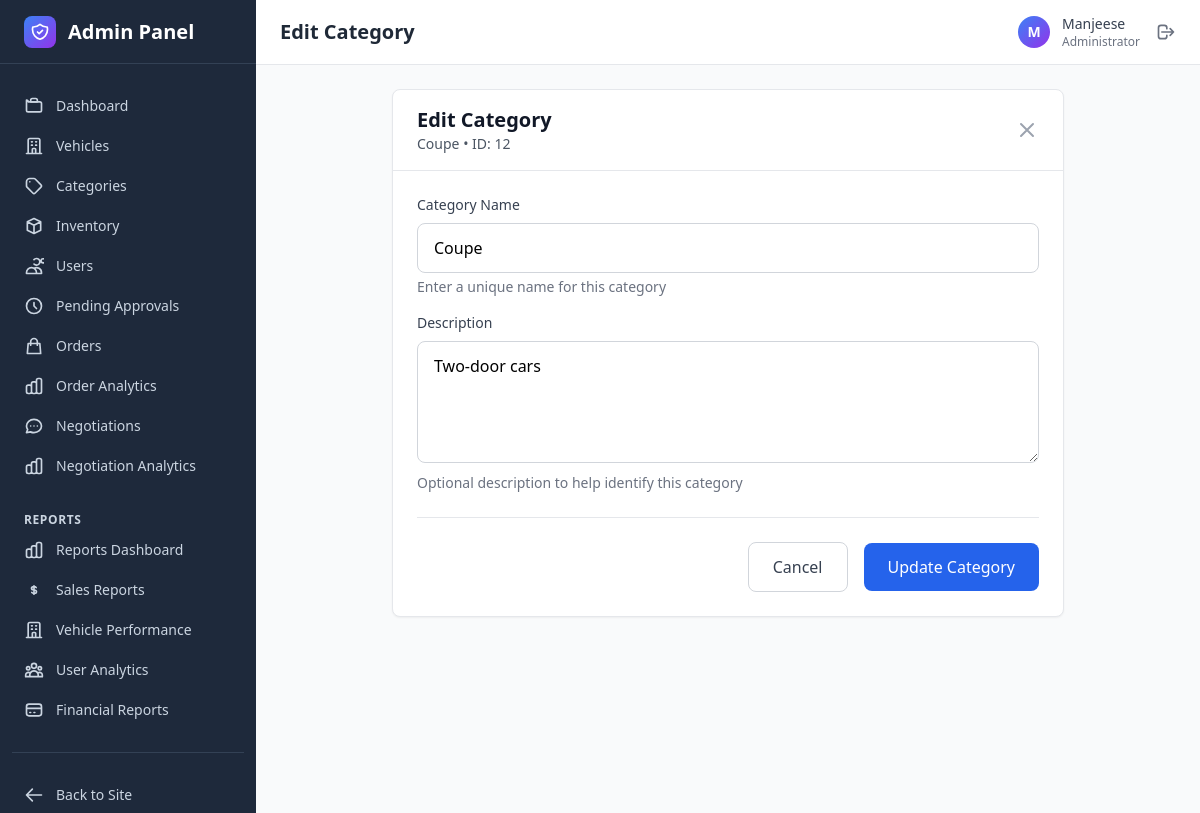
/admin/categories/12/edit (signed in), run on the app's committed database.
### app/models.py (models this page shows, shortened)
class User(UserMixin, db.Model):
    id = db.Column(db.Integer, primary_key=True)
    name = db.Column(db.String(80), nullable=False)
    email = db.Column(db.String(80), unique=True, nullable=False)
    password = db.Column(db.String(80), nullable=False)
    role = db.Column(db.Integer, nullable=False)  # 1 for admin, 2 for User
    created_at = db.Column(db.DateTime, default=datetime.utcnow)
    updated_at = db.Column(db.DateTime, default=datetime.utcnow, onupdate=datetime.utcnow)

class Category(db.Model):
    id = db.Column(db.Integer, primary_key=True)
    name = db.Column(db.String(80), nullable=False)
    description = db.Column(db.String(300), nullable=False)

### app/admin.py (the view, shortened to what this page needs)
@admin_bp.route('/categories/<int:category_id>/edit', methods=['GET', 'POST'])
@login_required
@admin_required
def edit_category(category_id):
    category = Category.query.get_or_404(category_id)
    return render_template('admin/categories/edit.html', category=category)

### app/templates/admin/categories/edit.html (shortened to what this page needs)
{% extends "admin/layout.html" %}
{% block page_title %}Edit Category{% endblock %}
{% block content %}
<div class="max-w-2xl mx-auto">
    <div class="bg-white shadow-sm rounded-lg border border-gray-200">
        <div class="px-6 py-4 border-b border-gray-200">
            <div class="flex items-center justify-between">
                <div>
                    <h1 class="text-xl font-semibold text-gray-900">Edit Category</h1>
                    <p class="text-sm text-gray-600">{{ category.name }} • ID: {{ category.id }}</p>
                </div>
                <div class="flex space-x-2">
                    <a href="{{ url_for('admin.categories') }}" class="text-gray-400 hover:text-gray-600">
                        <svg class="w-6 h-6" fill="none" stroke="currentColor" viewBox="0 0 24 24">
                            <path stroke-linecap="round" stroke-linejoin="round" stroke-width="2" d="M6 18L18 6M6 6l12 12"></path>
                        </svg>
                    </a>
                </div>
            </div>
        </div>
        <form method="POST" class="p-6 space-y-6">
            <div class="space-y-4">
                <div>
                    <label for="name" class="block text-sm font-medium text-gray-700 mb-2">Category Name</label>
                    <input type="text" name="name" id="name" required value="{{ category.name }}"
                           placeholder="e.g., Luxury Cars, SUVs, Sports Cars"
                           class="w-full px-4 py-3 border border-gray-300 rounded-lg focus:ring-2 focus:ring-blue-500 focus:border-transparent">
                    <p class="mt-1 text-sm text-gray-500">Enter a unique name for this category</p>
                </div>
                <div>
                    <label for="description" class="block text-sm font-medium text-gray-700 mb-2">Description</label>
                    <textarea name="description" id="description" rows="4"
                              placeholder="Describe what types of vehicles belong to this category..."
                              class="w-full px-4 py-3 border border-gray-300 rounded-lg focus:ring-2 focus:ring-blue-500 focus:border-transparent">{{ category.description or '' }}</textarea>
                    <p class="mt-1 text-sm text-gray-500">Optional description to help identify this category</p>
                </div>
            </div>
            <div class="flex items-center justify-end space-x-4 pt-6 border-t border-gray-200">
                <a href="{{ url_for('admin.categories') }}" class="px-6 py-3 border border-gray-300 rounded-lg text-gray-700 hover:bg-gray-50 transition-colors duration-200">
                    Cancel
                </a>
                <button type="submit" class="px-6 py-3 bg-blue-600 text-white rounded-lg hover:bg-blue-700 transition-colors duration-200">
                    Update Category
                </button>
            </div>
        </form>
    </div>
</div>
{% endblock %}

### app/templates/admin/layout.html (shortened to what this page needs)
<!DOCTYPE html>
<html lang="en">
<head>
    <script src="https://cdn.tailwindcss.com"></script>
</head>
<body class="bg-gray-50 min-h-screen">
    <div class="flex h-screen">
        <div id="sidebar" class="bg-admin-800 text-white w-64 sidebar-transition transform -translate-x-full lg:translate-x-0 fixed lg:static inset-y-0 left-0 z-50">
            <div class="flex items-center justify-between h-16 px-6 border-b border-admin-700">
                <div class="flex items-center space-x-3">
                    <div class="w-8 h-8 bg-gradient-to-br from-blue-500 to-purple-600 rounded-lg flex items-center justify-center">
                    </div>
                    <h1 class="text-xl font-bold">Admin Panel</h1>
                </div>
            </div>
            <nav class="mt-6 px-3">
                <div class="space-y-1">
                    <a href="{{ url_for('admin.dashboard') }}" class="group flex items-center px-3 py-2 text-sm font-medium rounded-lg transition-colors duration-200 {% if request.endpoint == 'admin.dashboard' %}bg-admin-700 text-white{% else %}text-admin-300 hover:bg-admin-700 hover:text-white{% endif %}">
                        Dashboard
                    </a>
                    <a href="{{ url_for('admin.vehicles') }}" class="group flex items-center px-3 py-2 text-sm font-medium rounded-lg transition-colors duration-200 {% if request.endpoint == 'admin.vehicles' %}bg-admin-700 text-white{% else %}text-admin-300 hover:bg-admin-700 hover:text-white{% endif %}">
                        <svg class="mr-3 h-5 w-5" fill="none" stroke="currentColor" viewBox="0 0 24 24">
                            <path stroke-linecap="round" stroke-linejoin="round" stroke-width="2" d="M19 21V5a2 2 0 00-2-2H7a2 2 0 00-2 2v16m14 0h2m-2 0h-5m-9 0H3m2 0h5M9 7h1m-1 4h1m4-4h1m-1 4h1m-5 10v-5a1 1 0 011-1h2a1 1 0 011 1v5m-4 0h4"></path>
                        </svg>
                        Vehicles
                    </a>
                    <a href="{{ url_for('admin.categories') }}" class="group flex items-center px-3 py-2 text-sm font-medium rounded-lg transition-colors duration-200 {% if request.endpoint == 'admin.categories' %}bg-admin-700 text-white{% else %}text-admin-300 hover:bg-admin-700 hover:text-white{% endif %}">
                        <svg class="mr-3 h-5 w-5" fill="none" stroke="currentColor" viewBox="0 0 24 24">
                            <path stroke-linecap="round" stroke-linejoin="round" stroke-width="2" d="M7 7h.01M7 3h5c.512 0 1.024.195 1.414.586l7 7a2 2 0 010 2.828l-7 7a2 2 0 01-2.828 0l-7-7A1.994 1.994 0 013 12V7a4 4 0 014-4z"></path>
                        </svg>
                        Categories
                    </a>
                    <a href="{{ url_for('admin.inventory') }}" class="group flex items-center px-3 py-2 text-sm font-medium rounded-lg transition-colors duration-200 {% if request.endpoint in ['admin.inventory', 'admin.inventory_reports'] %}bg-admin-700 text-white{% else %}text-admin-300 hover:bg-admin-700 hover:text-white{% endif %}">
                        <svg class="mr-3 h-5 w-5" fill="none" stroke="currentColor" viewBox="0 0 24 24">
                            <path stroke-linecap="round" stroke-linejoin="round" stroke-width="2" d="M20 7l-8-4-8 4m16 0l-8 4m8-4v10l-8 4m0-10L4 7m8 4v10M4 7v10l8 4"></path>
                        </svg>
                        Inventory
                    </a>
                    <a href="{{ url_for('admin.users') }}" class="group flex items-center px-3 py-2 text-sm font-medium rounded-lg transition-colors duration-200 {% if request.endpoint in ['admin.users', 'admin.view_user', 'admin.edit_user'] %}bg-admin-700 text-white{% else %}text-admin-300 hover:bg-admin-700 hover:text-white{% endif %}">
                        <svg class="mr-3 h-5 w-5" fill="none" stroke="currentColor" viewBox="0 0 24 24">
                            <path stroke-linecap="round" stroke-linejoin="round" stroke-width="2" d="M12 4.354a4 4 0 110 5.292M15 21H3v-1a6 6 0 0112 0v1zm0 0h6v-1a6 6 0 00-9-5.197m13.5-9a2.5 2.5 0 11-5 0 2.5 2.5 0 015 0z"></path>
                        </svg>
                        Users
                    </a>
                    <a href="{{ url_for('admin.pending_user_approvals') }}" class="group flex items-center px-3 py-2 text-sm font-medium rounded-lg transition-colors duration-200 {% if request.endpoint == 'admin.pending_user_approvals' %}bg-admin-700 text-white{% else %}text-admin-300 hover:bg-admin-700 hover:text-white{% endif %}">
                        <svg class="mr-3 h-5 w-5" fill="none" stroke="currentColor" viewBox="0 0 24 24">
                            <path stroke-linecap="round" stroke-linejoin="round" stroke-width="2" d="M12 8v4l3 3m6-3a9 9 0 11-18 0 9 9 0 0118 0z"></path>
                        </svg>
                        Pending Approvals
                    </a>
                    <a href="{{ url_for('admin.orders') }}" class="group flex items-center px-3 py-2 text-sm font-medium rounded-lg transition-colors duration-200 {% if request.endpoint in ['admin.orders', 'admin.view_order'] %}bg-admin-700 text-white{% else %}text-admin-300 hover:bg-admin-700 hover:text-white{% endif %}">
                        <svg class="mr-3 h-5 w-5" fill="none" stroke="currentColor" viewBox="0 0 24 24">
                            <path stroke-linecap="round" stroke-linejoin="round" stroke-width="2" d="M16 11V7a4 4 0 00-8 0v4M5 9h14l1 12H4L5 9z"></path>
                        </svg>
                        Orders
                    </a>
                    <a href="{{ url_for('admin.order_analytics') }}" class="group flex items-center px-3 py-2 text-sm font-medium rounded-lg transition-colors duration-200 {% if request.endpoint == 'admin.order_analytics' %}bg-admin-700 text-white{% else %}text-admin-300 hover:bg-admin-700 hover:text-white{% endif %}">
                        Order Analytics
                    </a>
                    <a href="{{ url_for('admin.negotiations') }}" class="group flex items-center px-3 py-2 text-sm font-medium rounded-lg transition-colors duration-200 {% if request.endpoint in ['admin.negotiations', 'admin.view_negotiation'] %}bg-admin-700 text-white{% else %}text-admin-300 hover:bg-admin-700 hover:text-white{% endif %}">
                        Negotiations
                    </a>
        <a href="{{ url_for('admin.negotiation_analytics') }}" class="group flex items-center px-3 py-2 text-sm font-medium rounded-lg transition-colors duration-200 {% if request.endpoint == 'admin.negotiation_analytics' %}bg-admin-700 text-white{% else %}text-admin-300 hover:bg-admin-700 hover:text-white{% endif %}">
            Negotiation Analytics
        </a>
        <div class="pt-6">
            <h3 class="px-3 text-xs font-semibold text-admin-300 uppercase tracking-wider">Reports</h3>
        </div>
        <a href="{{ url_for('admin.reports_dashboard') }}" class="group flex items-center px-3 py-2 text-sm font-medium rounded-lg transition-colors duration-200 {% if request.endpoint == 'admin.reports_dashboard' %}bg-admin-700 text-white{% else %}text-admin-300 hover:bg-admin-700 hover:text-white{% endif %}">
            Reports Dashboard
        </a>
        <a href="{{ url_for('admin.sales_reports') }}" class="group flex items-center px-3 py-2 text-sm font-medium rounded-lg transition-colors duration-200 {% if request.endpoint == 'admin.sales_reports' %}bg-admin-700 text-white{% else %}text-admin-300 hover:bg-admin-700 hover:text-white{% endif %}">
            <svg class="mr-3 h-5 w-5" fill="none" stroke="currentColor" viewBox="0 0 24 24">
                <path stroke-linecap="round" stroke-linejoin="round" stroke-width="2" d="M12 8c-1.657 0-3 .895-3 2s1.343 2 3 2 3 .895 3 2-1.343 2-3 2m0-8c1.11 0 2.08.402 2.599 1M12 8V7m0 1v8m0 0v1m0-1c-1.11 0-2.08-.402-2.599-1"></path>
            </svg>
            Sales Reports
        </a>
        <a href="{{ url_for('admin.vehicle_performance') }}" class="group flex items-center px-3 py-2 text-sm font-medium rounded-lg transition-colors duration-200 {% if request.endpoint == 'admin.vehicle_performance' %}bg-admin-700 text-white{% else %}text-admin-300 hover:bg-admin-700 hover:text-white{% endif %}">
            <svg class="mr-3 h-5 w-5" fill="none" stroke="currentColor" viewBox="0 0 24 24">
                <path stroke-linecap="round" stroke-linejoin="round" stroke-width="2" d="M19 21V5a2 2 0 00-2-2H7a2 2 0 00-2 2v16m14 0h2m-2 0h-5m-9 0H3m2 0h5M9 7h1m-1 4h1m4-4h1m-1 4h1m-5 10v-5a1 1 0 011-1h2a1 1 0 011 1v5m-4 0h4"></path>
            </svg>
            Vehicle Performance
        </a>
        <a href="{{ url_for('admin.user_analytics') }}" class="group flex items-center px-3 py-2 text-sm font-medium rounded-lg transition-colors duration-200 {% if request.endpoint == 'admin.user_analytics' %}bg-admin-700 text-white{% else %}text-admin-300 hover:bg-admin-700 hover:text-white{% endif %}">
            User Analytics
        </a>
        <a href="{{ url_for('admin.financial_reports') }}" class="group flex items-center px-3 py-2 text-sm font-medium rounded-lg transition-colors duration-200 {% if request.endpoint == 'admin.financial_reports' %}bg-admin-700 text-white{% else %}text-admin-300 hover:bg-admin-700 hover:text-white{% endif %}">
            <svg class="mr-3 h-5 w-5" fill="none" stroke="currentColor" viewBox="0 0 24 24">
                <path stroke-linecap="round" stroke-linejoin="round" stroke-width="2" d="M3 10h18M7 15h1m4 0h1m-7 4h12a3 3 0 003-3V8a3 3 0 00-3-3H6a3 3 0 00-3 3v8a3 3 0 003 3z"></path>
            </svg>
            Financial Reports
        </a>
                </div>
                <div class="mt-6 pt-6 border-t border-admin-700">
                    <a href="{{ url_for('dashboard.dashboard') }}" class="group flex items-center px-3 py-2 text-sm font-medium rounded-lg text-admin-300 hover:bg-admin-700 hover:text-white transition-colors duration-200">
                        <svg class="mr-3 h-5 w-5" fill="none" stroke="currentColor" viewBox="0 0 24 24">
                            <path stroke-linecap="round" stroke-linejoin="round" stroke-width="2" d="M10 19l-7-7m0 0l7-7m-7 7h18"></path>
                        </svg>
                        Back to Site
                    </a>
                </div>
            </nav>
        </div>
        <div class="flex-1 flex flex-col overflow-hidden">
            <header class="bg-white shadow-sm border-b border-gray-200">
                <div class="flex items-center justify-between h-16 px-6">
                    <div class="flex items-center">
                        <h2 class="text-xl font-semibold text-gray-800">{% block page_title %}Admin Dashboard{% endblock %}</h2>
                    </div>
                    <div class="flex items-center space-x-4">
                        <div class="flex items-center space-x-3">
                            <div class="w-8 h-8 bg-gradient-to-br from-blue-500 to-purple-600 rounded-full flex items-center justify-center">
                                <span class="text-white text-sm font-semibold">{{ current_user.name[0].upper() }}</span>
                            </div>
                            <div class="hidden md:block">
                                <p class="text-sm font-medium text-gray-700">{{ current_user.name }}</p>
                                <p class="text-xs text-gray-500">Administrator</p>
                            </div>
                        </div>
                        <a href="{{ url_for('auth.logout') }}" class="text-gray-500 hover:text-gray-700">
                            <svg class="w-5 h-5" fill="none" stroke="currentColor" viewBox="0 0 24 24">
                                <path stroke-linecap="round" stroke-linejoin="round" stroke-width="2" d="M17 16l4-4m0 0l-4-4m4 4H7m6 4v1a3 3 0 01-3 3H6a3 3 0 01-3-3V7a3 3 0 013-3h4a3 3 0 013 3v1"></path>
                            </svg>
                        </a>
                    </div>
                </div>
            </header>
            <main class="flex-1 overflow-x-hidden overflow-y-auto bg-gray-50 p-6">
                <div class="fade-in">
                    {% block content %}{% endblock %}
                </div>
            </main>
        </div>
    </div>
</body>
</html>

### data on the page
User: name "M", name "Manjeese"
Category: name "Coupe", id "12", description "Two-door cars"
